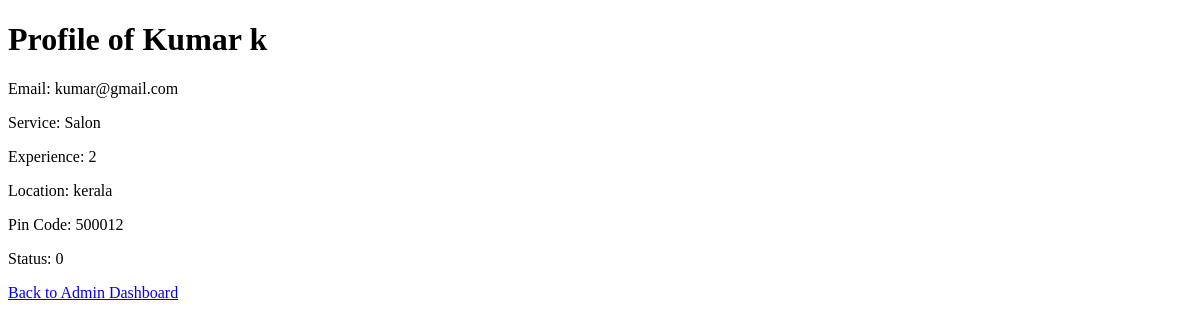
Page /professional_profile/1 on the earlier database version.
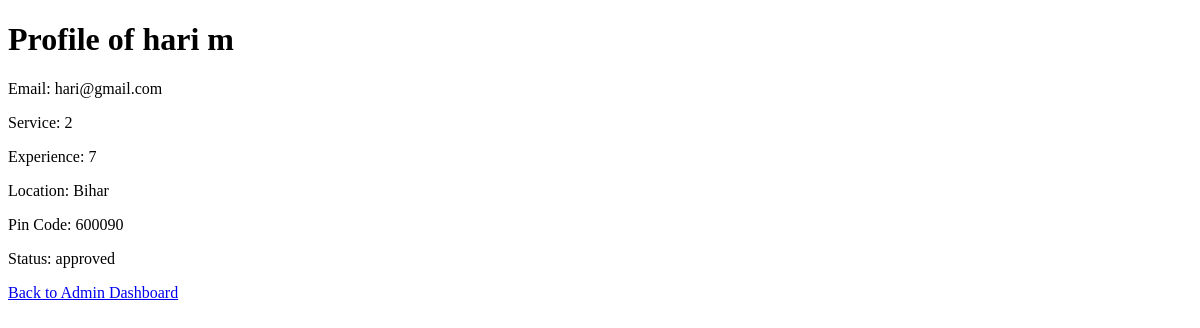
Same page on the later database version.
### backend/models.py (models this page shows)
class Prof_Info(db.Model):
    __tablename__="prof_info"
    id=db.Column(db.Integer,primary_key=True)
    email=db.Column(db.String,unique=True,nullable=False)
    password=db.Column(db.String,nullable=False)
    role=db.Column(db.Integer,default=2)
    full_name=db.Column(db.String,nullable=False)
    service_name=db.Column(db.Integer, db.ForeignKey("service.id"), nullable=False)
    experience=db.Column(db.Integer,nullable=False)
    location=db.Column(db.String,nullable=False)
    pin_code=db.Column(db.Integer,nullable=False)
    prof_status=db.Column(db.String,default='requested')#requested,approved,rejected,blocked

### backend/controllers.py (the view)
@app.route("/professional_profile/<int:id>")
def view_professional_profile(id):
    professional = Prof_Info.query.get(id)
    if professional:
        return render_template("professional_profile.html", professional=professional)
    else:
        return "Professional not found", 404

### templates/professional_profile.html (shortened to what this page needs)
<!DOCTYPE html>
<html lang="en">
<head>
</head>
<body>
    <h1>Profile of {{ professional.full_name }}</h1>
    <p>Email: {{ professional.email }}</p>
    <p>Service: {{ professional.service_name }}</p>
    <p>Experience: {{ professional.experience }}</p>
    <p>Location: {{ professional.location }}</p>
    <p>Pin Code: {{ professional.pin_code }}</p>
    <p>Status: {{ professional.prof_status }}</p>
    <a href="{{ url_for('admin_dashboard') }}">Back to Admin Dashboard</a>
</body>
</html>

Differences in the rows shown:
changed Prof_Info: full_name "Kumar k" → "hari m"; email "kumar@gmail.com" → "hari@gmail.com"; service_name "Salon" → "2"; experience "2" → "7"; location "kerala" → "Bihar"; pin_code "500012" → "600090"; prof_status "0" → "approved"
